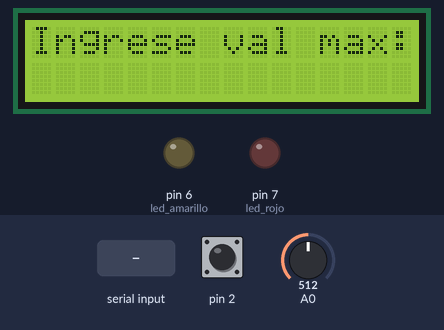
This sketch was run on a simulated Arduino Uno, built with avr-gcc and run on an emulated ATmega328P. Shown: 16×2 character LCD, output pins drawn as LEDs (lit = HIGH). The inputs (shaded band) are chosen by the test bench; at power-on: pin 2 HIGH, A0 = 512. What the sketch prints to the serial monitor is not drawn.

Above: at 1.2 s.
1.3 s: "90,45\n" received over Serial
At 2.7 s:
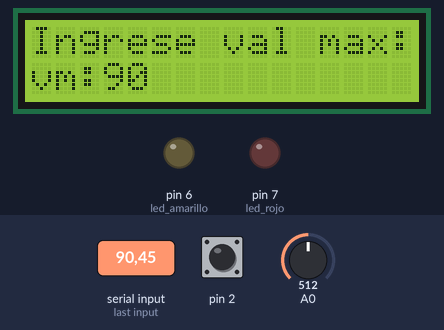
3.8 s: "30,150\n" received over Serial
At 5.9 s:
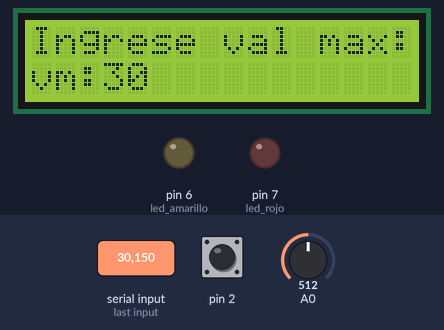
6.3 s: pin 2 pulsed LOW 5 times (0.12 s each, 0.3 s apart)
At 9.2 s:
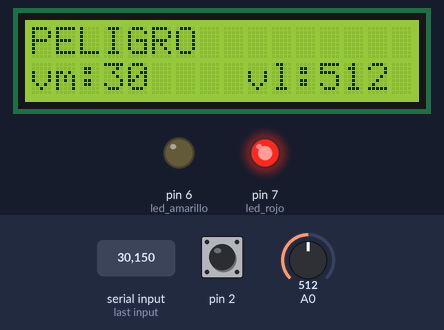
9.5 s: A0 set to 0
At 10.8 s:
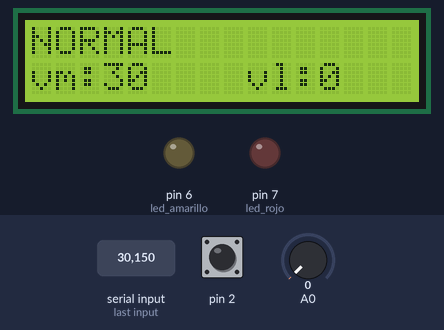
11.5 s: A0 set to 27
At 12.3 s:
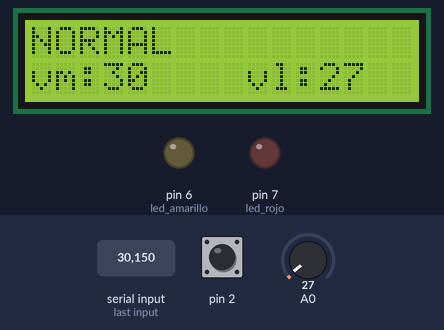
13.5 s: A0 set to 31
At 15.1 s:
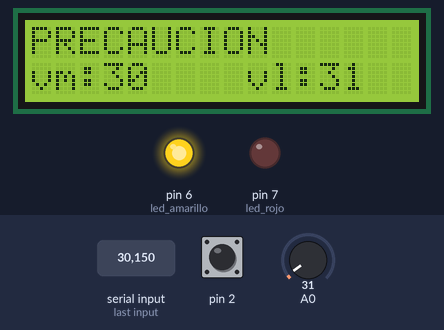
Timing chart, 0 to 16.5 s (numbered marks = the images above; inputs shaded):
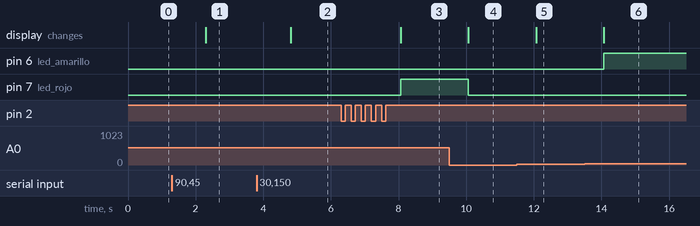

The sketch:

WDT.ino
```cpp
/*
 * UNIVERSIDAD TECNICA DEL NORTE
 * FICA CIERCOM
 * Mugmal Jose Luis
 *
 * Tarea
 * Realizar un programa que mediante comunicación serial ingrese el tiempo de reset del arduino de la siguiente forma:
 * A-> 1 s B-> 2s C-> 4s D-> 8s Hay que tener en cuenta que el sistema puede ser re configurado la veces necesarias(interrupciones)
 */


#include <EEPROM.h>

#include <MsTimer2.h>
#include <LiquidCrystal.h>
LiquidCrystal lcd(13,12,11,10,9,8);
/*
 * Realizar un sistema que se ingrese
 * por comunicación serial valor máximo
 * que pueda leer el conversor análogo
 * digital (0-1023). Si la lectura supera
 * el valor establecido en un 10% se
 * enciende un led amarillo. Si sobrepasa
 * el 10% se enciende un led de color rojo
 * y envía un mensaje de alerta en la lcd
 * Todo es proceso puede volver a configurarse
 * mediante interrupciones. La lectura del
 * CAD es de exactamente 2 seg.
 */


/*
 * EEPROM
 * EEPROM.write(ubicacion,dato)
 *            (0,511,byte->255)
 * EEPROM.read(ubicacion)
 * EEPROM.update()
 *
 */
#define led_amarillo 6
#define led_rojo 7
String dato;
int valor_max;
int valor_prec;
int lectura_cad;
int select=0;
void setup() {
  lcd.begin(16,2);
  attachInterrupt(0,seleccion,LOW);
  MsTimer2::set(2000, lectura); // 500ms period
  MsTimer2::start();
  Serial.begin(9600);
  pinMode(led_amarillo,OUTPUT);
  pinMode(led_rojo,OUTPUT);
  lcd.setCursor(0,0);
  lcd.print("Ingrese val max:");
}
void loop() {
  if(select==0){
      if(Serial.available()>0){
         dato=Serial.readString();
         valor_max=dato.toInt();
         valor_prec=((valor_max*0.1)+valor_max);
         if(valor_prec>1022){
         lcd.setCursor(0,0);
         lcd.print("Valor incorrecto");
         delay(200);
         lcd.setCursor(0,0);
         lcd.print("ingrese valor max:");


         }
         else{
         lcd.setCursor(0,1);
         lcd.print("vm:");
         lcd.setCursor(3,1);
         lcd.print(valor_max);
        }
  }}
}
void seleccion(){
 select=1-select;
 //Serial.println(select);
 }
void lectura(){
    if(select==1){
       lectura_cad=analogRead(0);
       Serial.println(lectura_cad);
       if(lectura_cad>valor_max&&lectura_cad<valor_prec){
          digitalWrite(led_amarillo,HIGH);
          lcd.setCursor(0,0);
          lcd.print("                ");
          lcd.setCursor(0,0);
          lcd.print("PRECAUCION");
          lcd.setCursor(9,1);
          lcd.print("vl:");
          lcd.setCursor(12,1);
          lcd.print("    ");
          lcd.setCursor(12,1);

          lcd.print(lectura_cad);


        }
        else if (lectura_cad>valor_prec){
            digitalWrite(led_amarillo,LOW);
            digitalWrite(led_rojo,HIGH);
            lcd.setCursor(0,0);
            lcd.print("                ");
            lcd.setCursor(0,0);
            lcd.print("PELIGRO");
             lcd.setCursor(9,1);
          lcd.print("vl:");
          lcd.setCursor(12,1);
          lcd.print("    ");
          lcd.setCursor(12,1);
          lcd.print(lectura_cad);

         }
         else{
            digitalWrite(led_amarillo,LOW);
            digitalWrite(led_rojo,LOW);
            lcd.setCursor(0,0);
            lcd.print("                ");
            lcd.setCursor(0,0);
            lcd.print("NORMAL");
             lcd.setCursor(9,1);
          lcd.print("vl:");
          lcd.setCursor(12,1);
          lcd.print("    ");
          lcd.setCursor(12,1);
          lcd.print(lectura_cad);

          }
      }
  }
```

Measured:
- the behaviour switches between 30 and 31 on A0 (found by bisection; images 5 and 6)
- after the input at 1.3 s, the display: changes after 1.0 s (image 1)
- after the input at 3.8 s, the display: changes after 1.0 s (image 2)
- after the input at 6.3 s, pin 7 (led_rojo): LOW → HIGH after 1.8 s; the display: changes after 1.8 s (image 3)
- after the input at 9.5 s, pin 7 (led_rojo): HIGH → LOW after 0.56 s; the display: changes after 0.57 s (image 4)
- after the input at 11.5 s, the display: changes after 0.57 s (image 5)
- after the input at 13.5 s, pin 6 (led_amarillo): LOW → HIGH after 0.56 s; the display: changes after 0.57 s (image 6)
